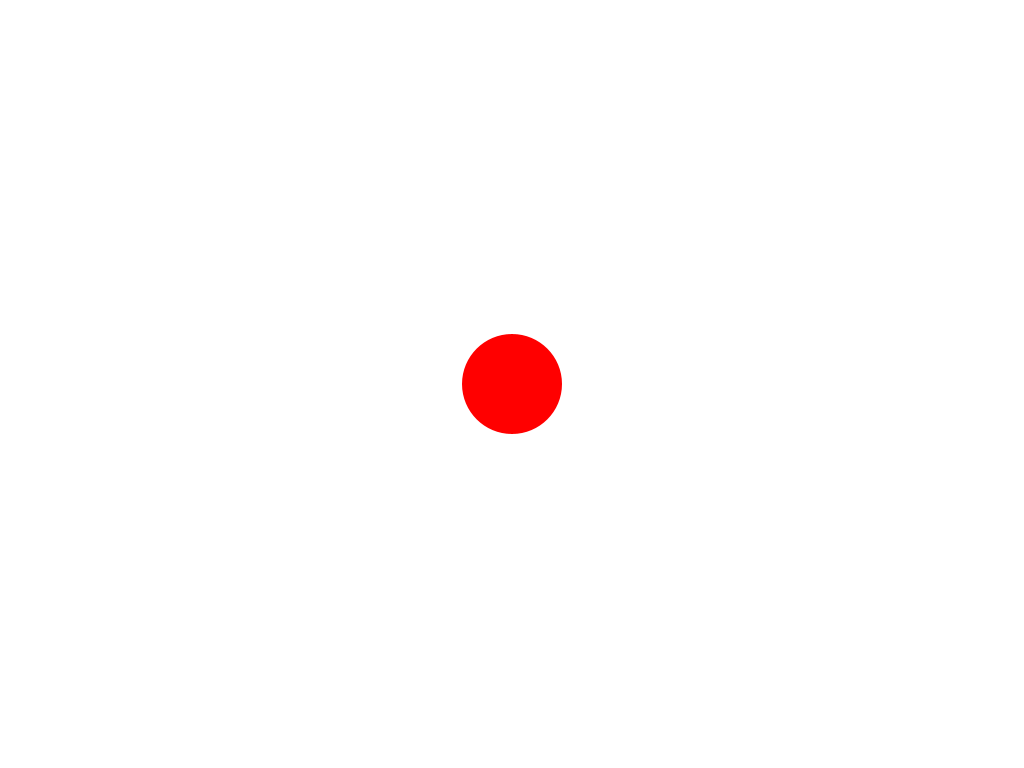
Frame 1 (no input)
Frame 60 (the mouse pressed at the canvas centre just before this capture): identical to frame 1, image omitted
Frame 120 (the mouse held since frame 60 and released just before this capture): identical to frame 1, image omitted

The Processing sketch that drew this single still picture (run headless with seeded random() and noise(); from frame 60 on, the mouse is pressed at the canvas centre):

// Processing sketch: conditionals_switch
// ── conditionals_switch.pde
final int STATE_START = 0;
final int STATE_MAIN = 1;
final int STATE_END = 2;

int application_state;
int state_counter;

void setup() {
    size(1024, 768);
    application_state = STATE_START;
    state_counter = 0;
    noStroke();
}

void draw() {
    background(255);

    switch(application_state) {
    case STATE_START:
        state_start();
        break;
    case STATE_MAIN:
        state_main();
        break;
    case STATE_END:
        state_end();
        break;
    }
}

void keyPressed() {
    // "press space to (re)start the main application"
    if (key == ' ') {
        application_state = STATE_MAIN;
        state_counter = 0;
    }
}

void state_start() {
    fill(255, 0, 0);
    circle(width / 2, height / 2, 100);
}

void state_main() {
    fill(255, 0, 0);
    float x = width / 2 + random(-10, 10);
    float y = height / 2 + random(-10, 10);
    circle(x, y, 100);
    // state_counter = state_counter + 1;
    // state_counter += 1;
    state_counter++;
    if (state_counter > 3 * 60) {
        application_state = STATE_END;
    }
}

void state_end() {
    fill(255, 0, 0, 91);
    circle(width / 2, height / 2, 100);
}
